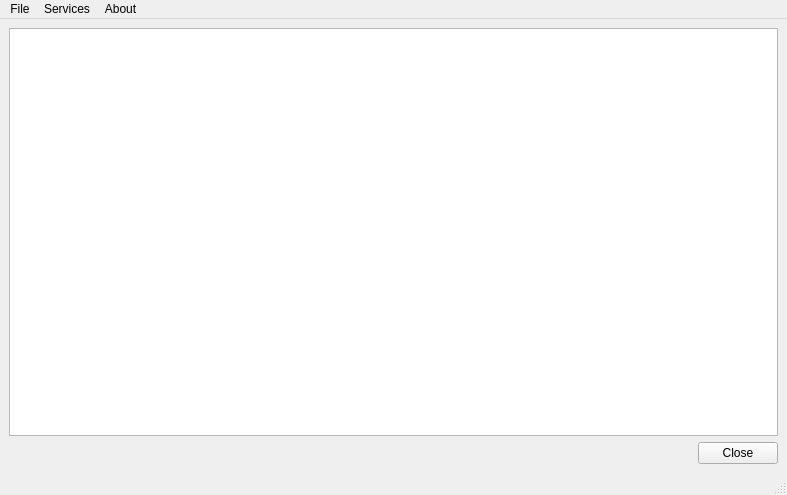
<?xml version="1.0" encoding="UTF-8"?>
<ui version="4.0">
 <class>MainDlg</class>
 <widget class="QMainWindow" name="MainDlg">
  <property name="geometry">
   <rect>
    <x>0</x>
    <y>0</y>
    <width>787</width>
    <height>495</height>
   </rect>
  </property>
  <property name="windowTitle">
   <string>IHM_QTSimulator</string>
  </property>
  <widget class="QWidget" name="centralwidget">
   <layout class="QVBoxLayout" name="verticalLayout">
    <item>
     <widget class="QPlainTextEdit" name="listWidget"/>
    </item>
    <item>
     <layout class="QHBoxLayout" name="horizontalLayout">
      <item>
       <spacer name="horizontalSpacer">
        <property name="orientation">
         <enum>Qt::Horizontal</enum>
        </property>
        <property name="sizeHint" stdset="0">
         <size>
          <width>668</width>
          <height>20</height>
         </size>
        </property>
       </spacer>
      </item>
      <item>
       <widget class="QPushButton" name="btnClose">
        <property name="text">
         <string>Close</string>
        </property>
       </widget>
      </item>
     </layout>
    </item>
   </layout>
  </widget>
  <widget class="QMenuBar" name="menubar">
   <property name="geometry">
    <rect>
     <x>0</x>
     <y>0</y>
     <width>787</width>
     <height>19</height>
    </rect>
   </property>
   <widget class="QMenu" name="menuServices">
    <property name="title">
     <string>Services</string>
    </property>
    <widget class="QMenu" name="menuCONFIG">
     <property name="title">
      <string>CONFIG</string>
     </property>
     <addaction name="actionSet_Config"/>
     <addaction name="actionGet_Config"/>
    </widget>
    <widget class="QMenu" name="menuAFFICHAGE">
     <property name="title">
      <string>AFFICHAGE</string>
     </property>
     <addaction name="actionDebutAff"/>
     <addaction name="separator"/>
     <addaction name="actionSet_Icon"/>
     <addaction name="actionSet_Label"/>
     <addaction name="actionSet_Image"/>
     <addaction name="actionVideo"/>
     <addaction name="actionLink"/>
     <addaction name="separator"/>
     <addaction name="actionFinAff"/>
     <addaction name="separator"/>
    </widget>
    <widget class="QMenu" name="menuTOUCHE">
     <property name="title">
      <string>TOUCHE</string>
     </property>
     <addaction name="actionDebutTouche"/>
     <addaction name="separator"/>
     <addaction name="actionDemandeTouche"/>
     <addaction name="separator"/>
     <addaction name="actionFinTouche"/>
    </widget>
    <widget class="QMenu" name="menuSASIE">
     <property name="title">
      <string>SASIE</string>
     </property>
     <addaction name="actionDemandeSasie"/>
     <addaction name="actionAnnulationSasie"/>
    </widget>
    <widget class="QMenu" name="menuINDICATEUR">
     <property name="title">
      <string>INDICATEUR</string>
     </property>
     <addaction name="separator"/>
    </widget>
    <widget class="QMenu" name="menuDETECTION">
     <property name="title">
      <string>DETECTION</string>
     </property>
     <addaction name="actionDebutDetection"/>
     <addaction name="actionFinDetection"/>
    </widget>
    <widget class="QMenu" name="menuPOLICE">
     <property name="title">
      <string>POLICE</string>
     </property>
     <addaction name="actionSetPolice"/>
    </widget>
    <widget class="QMenu" name="menuAUTORIZATION">
     <property name="title">
      <string>AUTORIZATION</string>
     </property>
     <addaction name="actionAuthDEBUT"/>
     <addaction name="actionAuthFIN"/>
     <addaction name="actionAUTH_AUTO"/>
     <addaction name="actionTAKE_CTRL_AUTO"/>
     <addaction name="actionRETURN_CTRL_AUTO"/>
     <addaction name="actionAUTH_RSP"/>
     <addaction name="actionTAKE_CTRL_RSP"/>
     <addaction name="actionRETURN_CTRL_RSP"/>
    </widget>
    <widget class="QMenu" name="menuSAISIE_EX">
     <property name="title">
      <string>SAISIE_EX</string>
     </property>
     <addaction name="actionDemandeSasieEx"/>
     <addaction name="actionAnnulationSasieEx"/>
    </widget>
    <widget class="QMenu" name="menuASYNC_INPUT_2">
     <property name="title">
      <string>ASYNC INPUT</string>
     </property>
     <addaction name="actionDebutAsync"/>
     <addaction name="separator"/>
     <addaction name="actionGetAsync"/>
     <addaction name="actionSetAsync"/>
     <addaction name="separator"/>
     <addaction name="actionFinAsync"/>
    </widget>
    <addaction name="menuCONFIG"/>
    <addaction name="menuAUTORIZATION"/>
    <addaction name="menuAFFICHAGE"/>
    <addaction name="menuTOUCHE"/>
    <addaction name="menuSASIE"/>
    <addaction name="menuSAISIE_EX"/>
    <addaction name="menuPOLICE"/>
    <addaction name="menuDETECTION"/>
    <addaction name="menuINDICATEUR"/>
    <addaction name="menuASYNC_INPUT_2"/>
    <addaction name="actionARRET"/>
   </widget>
   <widget class="QMenu" name="menuAbout">
    <property name="title">
     <string>About</string>
    </property>
    <addaction name="actionAbout_IHM_Simulator"/>
   </widget>
   <widget class="QMenu" name="menuFile">
    <property name="title">
     <string>File</string>
    </property>
    <addaction name="actionLoad_script"/>
    <addaction name="actionLoopScript"/>
    <addaction name="separator"/>
    <addaction name="actionExitMenu"/>
   </widget>
   <addaction name="menuFile"/>
   <addaction name="menuServices"/>
   <addaction name="menuAbout"/>
  </widget>
  <widget class="QStatusBar" name="statusbar"/>
  <action name="actionExit">
   <property name="text">
    <string>Exit</string>
   </property>
  </action>
  <action name="actionSet_Config">
   <property name="text">
    <string>Set Config</string>
   </property>
  </action>
  <action name="actionGet_Config">
   <property name="text">
    <string>Get Config</string>
   </property>
  </action>
  <action name="actionDebutAff">
   <property name="text">
    <string>Debut</string>
   </property>
  </action>
  <action name="actionSet_Icon">
   <property name="enabled">
    <bool>true</bool>
   </property>
   <property name="text">
    <string>Set Icon</string>
   </property>
  </action>
  <action name="actionSet_Label">
   <property name="enabled">
    <bool>true</bool>
   </property>
   <property name="text">
    <string>Set Label</string>
   </property>
  </action>
  <action name="actionFinAff">
   <property name="enabled">
    <bool>true</bool>
   </property>
   <property name="text">
    <string>Fin</string>
   </property>
  </action>
  <action name="actionDebutTouche">
   <property name="text">
    <string>Debut</string>
   </property>
  </action>
  <action name="actionDemandeTouche">
   <property name="enabled">
    <bool>true</bool>
   </property>
   <property name="text">
    <string>Demande</string>
   </property>
  </action>
  <action name="actionFinTouche">
   <property name="enabled">
    <bool>true</bool>
   </property>
   <property name="text">
    <string>Fin</string>
   </property>
  </action>
  <action name="actionDemandeSasie">
   <property name="text">
    <string>Demande</string>
   </property>
  </action>
  <action name="actionAnnulationSasie">
   <property name="text">
    <string>Annulation</string>
   </property>
  </action>
  <action name="actionDebutDetection">
   <property name="text">
    <string>Debut</string>
   </property>
  </action>
  <action name="actionFinDetection">
   <property name="enabled">
    <bool>true</bool>
   </property>
   <property name="text">
    <string>Fin</string>
   </property>
  </action>
  <action name="actionSetPolice">
   <property name="text">
    <string>Set</string>
   </property>
  </action>
  <action name="actionExitMenu">
   <property name="text">
    <string>Exit</string>
   </property>
  </action>
  <action name="actionAbout_IHM_Simulator">
   <property name="text">
    <string>About IHM Simulator</string>
   </property>
  </action>
  <action name="actionTt">
   <property name="text">
    <string>tt</string>
   </property>
  </action>
  <action name="actionARRET">
   <property name="text">
    <string>ARRET</string>
   </property>
  </action>
  <action name="actionLoad_script">
   <property name="text">
    <string>Load script</string>
   </property>
  </action>
  <action name="actionSet_Image">
   <property name="text">
    <string>Set Image</string>
   </property>
  </action>
  <action name="actionVideo">
   <property name="text">
    <string>Video</string>
   </property>
  </action>
  <action name="actionAUTH_AUTO">
   <property name="checkable">
    <bool>true</bool>
   </property>
   <property name="checked">
    <bool>true</bool>
   </property>
   <property name="text">
    <string>AUTH AUTO</string>
   </property>
  </action>
  <action name="actionTAKE_CTRL_AUTO">
   <property name="checkable">
    <bool>true</bool>
   </property>
   <property name="checked">
    <bool>true</bool>
   </property>
   <property name="text">
    <string>TAKE CTRL AUTO</string>
   </property>
  </action>
  <action name="actionRETURN_CTRL_AUTO">
   <property name="checkable">
    <bool>true</bool>
   </property>
   <property name="checked">
    <bool>true</bool>
   </property>
   <property name="text">
    <string>RETURN CTRL AUTO</string>
   </property>
  </action>
  <action name="actionAuthDEBUT">
   <property name="text">
    <string>DEBUT</string>
   </property>
  </action>
  <action name="actionAuthFIN">
   <property name="text">
    <string>FIN</string>
   </property>
  </action>
  <action name="actionAUTH_RSP">
   <property name="text">
    <string>AUTH RSP</string>
   </property>
  </action>
  <action name="actionTAKE_CTRL_RSP">
   <property name="text">
    <string>TAKE CTRL RSP</string>
   </property>
  </action>
  <action name="actionRETURN_CTRL_RSP">
   <property name="text">
    <string>RETURN CTRL RSP</string>
   </property>
  </action>
  <action name="actionLink">
   <property name="text">
    <string>Link</string>
   </property>
  </action>
  <action name="actionDemandeSasieEx">
   <property name="text">
    <string>Demande</string>
   </property>
  </action>
  <action name="actionAnnulationSasieEx">
   <property name="text">
    <string>Annulation</string>
   </property>
  </action>
  <action name="actionDebut">
   <property name="text">
    <string>Debut</string>
   </property>
  </action>
  <action name="actionDebutAsync">
   <property name="text">
    <string>Debut</string>
   </property>
  </action>
  <action name="actionSetAsync">
   <property name="text">
    <string>Set</string>
   </property>
  </action>
  <action name="actionFinAsync">
   <property name="text">
    <string>Fin</string>
   </property>
  </action>
  <action name="actionGetAsync">
   <property name="text">
    <string>Get</string>
   </property>
  </action>
  <action name="actionLoopScript">
   <property name="checkable">
    <bool>true</bool>
   </property>
   <property name="text">
    <string>Loop script</string>
   </property>
  </action>
 </widget>
 <resources>
  <include location="IHMSimulator.qrc"/>
 </resources>
 <connections>
  <connection>
   <sender>actionExitMenu</sender>
   <signal>activated()</signal>
   <receiver>MainDlg</receiver>
   <slot>close()</slot>
   <hints>
    <hint type="sourcelabel">
     <x>-1</x>
     <y>-1</y>
    </hint>
    <hint type="destinationlabel">
     <x>393</x>
     <y>247</y>
    </hint>
   </hints>
  </connection>
 </connections>
</ui>
